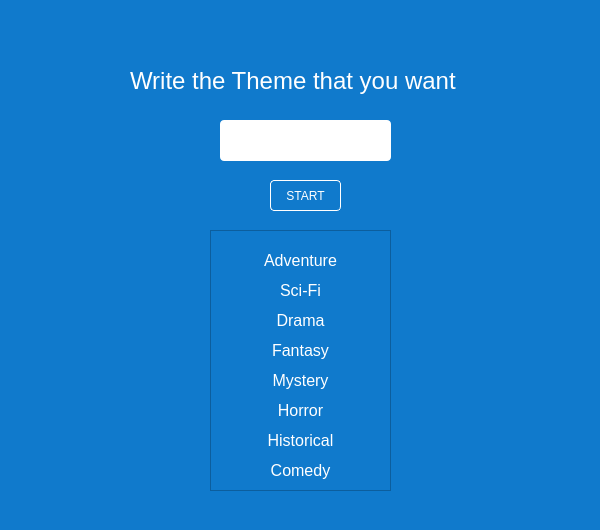
<?xml version="1.0" encoding="UTF-8"?>
<ui version="4.0">
 <class>GenresUI</class>
 <widget class="QWidget" name="GenresUI">
  <property name="geometry">
   <rect>
    <x>0</x>
    <y>0</y>
    <width>600</width>
    <height>530</height>
   </rect>
  </property>
  <property name="windowTitle">
   <string>Genres</string>
  </property>
  <property name="windowIcon">
   <iconset>
    <normaloff>../images/libro.png</normaloff>../images/libro.png</iconset>
  </property>
  <property name="styleSheet">
   <string notr="true">background-color:#107acc;</string>
  </property>
  <widget class="QLabel" name="label">
   <property name="geometry">
    <rect>
     <x>130</x>
     <y>50</y>
     <width>361</width>
     <height>61</height>
    </rect>
   </property>
   <property name="font">
    <font>
     <family>Segoe UI</family>
     <pointsize>18</pointsize>
    </font>
   </property>
   <property name="styleSheet">
    <string notr="true">color:white;</string>
   </property>
   <property name="text">
    <string>Write the Theme that you want</string>
   </property>
  </widget>
  <widget class="QFrame" name="frame">
   <property name="geometry">
    <rect>
     <x>210</x>
     <y>230</y>
     <width>181</width>
     <height>261</height>
    </rect>
   </property>
   <property name="frameShape">
    <enum>QFrame::StyledPanel</enum>
   </property>
   <property name="frameShadow">
    <enum>QFrame::Raised</enum>
   </property>
   <widget class="QLabel" name="label_2">
    <property name="geometry">
     <rect>
      <x>50</x>
      <y>20</y>
      <width>81</width>
      <height>21</height>
     </rect>
    </property>
    <property name="font">
     <font>
      <family>Segoe UI</family>
      <pointsize>12</pointsize>
     </font>
    </property>
    <property name="styleSheet">
     <string notr="true">color:white;</string>
    </property>
    <property name="text">
     <string>Adventure</string>
    </property>
    <property name="alignment">
     <set>Qt::AlignCenter</set>
    </property>
   </widget>
   <widget class="QLabel" name="label_3">
    <property name="geometry">
     <rect>
      <x>50</x>
      <y>50</y>
      <width>81</width>
      <height>21</height>
     </rect>
    </property>
    <property name="font">
     <font>
      <family>Segoe UI</family>
      <pointsize>12</pointsize>
     </font>
    </property>
    <property name="styleSheet">
     <string notr="true">color:white;</string>
    </property>
    <property name="text">
     <string>Sci-Fi</string>
    </property>
    <property name="alignment">
     <set>Qt::AlignCenter</set>
    </property>
   </widget>
   <widget class="QLabel" name="label_4">
    <property name="geometry">
     <rect>
      <x>50</x>
      <y>80</y>
      <width>81</width>
      <height>21</height>
     </rect>
    </property>
    <property name="font">
     <font>
      <family>Segoe UI</family>
      <pointsize>12</pointsize>
     </font>
    </property>
    <property name="styleSheet">
     <string notr="true">color:white;</string>
    </property>
    <property name="text">
     <string>Drama</string>
    </property>
    <property name="alignment">
     <set>Qt::AlignCenter</set>
    </property>
   </widget>
   <widget class="QLabel" name="label_5">
    <property name="geometry">
     <rect>
      <x>50</x>
      <y>110</y>
      <width>81</width>
      <height>21</height>
     </rect>
    </property>
    <property name="font">
     <font>
      <family>Segoe UI</family>
      <pointsize>12</pointsize>
     </font>
    </property>
    <property name="styleSheet">
     <string notr="true">color:white;</string>
    </property>
    <property name="text">
     <string>Fantasy</string>
    </property>
    <property name="alignment">
     <set>Qt::AlignCenter</set>
    </property>
   </widget>
   <widget class="QLabel" name="label_6">
    <property name="geometry">
     <rect>
      <x>50</x>
      <y>140</y>
      <width>81</width>
      <height>21</height>
     </rect>
    </property>
    <property name="font">
     <font>
      <family>Segoe UI</family>
      <pointsize>12</pointsize>
     </font>
    </property>
    <property name="styleSheet">
     <string notr="true">color:white;</string>
    </property>
    <property name="text">
     <string>Mystery</string>
    </property>
    <property name="alignment">
     <set>Qt::AlignCenter</set>
    </property>
   </widget>
   <widget class="QLabel" name="label_7">
    <property name="geometry">
     <rect>
      <x>50</x>
      <y>170</y>
      <width>81</width>
      <height>21</height>
     </rect>
    </property>
    <property name="font">
     <font>
      <family>Segoe UI</family>
      <pointsize>12</pointsize>
     </font>
    </property>
    <property name="styleSheet">
     <string notr="true">color:white;</string>
    </property>
    <property name="text">
     <string>Horror</string>
    </property>
    <property name="alignment">
     <set>Qt::AlignCenter</set>
    </property>
   </widget>
   <widget class="QLabel" name="label_8">
    <property name="geometry">
     <rect>
      <x>50</x>
      <y>200</y>
      <width>81</width>
      <height>21</height>
     </rect>
    </property>
    <property name="font">
     <font>
      <family>Segoe UI</family>
      <pointsize>12</pointsize>
     </font>
    </property>
    <property name="styleSheet">
     <string notr="true">color:white;</string>
    </property>
    <property name="text">
     <string>Historical</string>
    </property>
    <property name="alignment">
     <set>Qt::AlignCenter</set>
    </property>
   </widget>
   <widget class="QLabel" name="label_9">
    <property name="geometry">
     <rect>
      <x>50</x>
      <y>230</y>
      <width>81</width>
      <height>21</height>
     </rect>
    </property>
    <property name="font">
     <font>
      <family>Segoe UI</family>
      <pointsize>12</pointsize>
     </font>
    </property>
    <property name="styleSheet">
     <string notr="true">color:white;</string>
    </property>
    <property name="text">
     <string>Comedy</string>
    </property>
    <property name="alignment">
     <set>Qt::AlignCenter</set>
    </property>
   </widget>
  </widget>
  <widget class="QLineEdit" name="enterGenreLine">
   <property name="geometry">
    <rect>
     <x>220</x>
     <y>120</y>
     <width>171</width>
     <height>41</height>
    </rect>
   </property>
   <property name="font">
    <font>
     <family>Segoe UI</family>
     <pointsize>14</pointsize>
    </font>
   </property>
   <property name="layoutDirection">
    <enum>Qt::RightToLeft</enum>
   </property>
   <property name="styleSheet">
    <string notr="true">background-color:white;
border-radius:4px;</string>
   </property>
   <property name="alignment">
    <set>Qt::AlignRight|Qt::AlignTrailing|Qt::AlignVCenter</set>
   </property>
  </widget>
  <widget class="QPushButton" name="startBtn">
   <property name="geometry">
    <rect>
     <x>270</x>
     <y>180</y>
     <width>71</width>
     <height>31</height>
    </rect>
   </property>
   <property name="font">
    <font>
     <family>Segoe UI</family>
     <pointsize>9</pointsize>
    </font>
   </property>
   <property name="styleSheet">
    <string notr="true">border:1px solid white;
border-radius:4px;
color:white;</string>
   </property>
   <property name="text">
    <string>START</string>
   </property>
  </widget>
  <widget class="QLabel" name="label_10">
   <property name="geometry">
    <rect>
     <x>30</x>
     <y>160</y>
     <width>141</width>
     <height>111</height>
    </rect>
   </property>
   <property name="styleSheet">
    <string notr="true">border-radius:10px;</string>
   </property>
   <property name="text">
    <string/>
   </property>
   <property name="pixmap">
    <pixmap>../images/adventure.jpg</pixmap>
   </property>
   <property name="scaledContents">
    <bool>true</bool>
   </property>
  </widget>
  <widget class="QLabel" name="label_11">
   <property name="geometry">
    <rect>
     <x>30</x>
     <y>310</y>
     <width>141</width>
     <height>111</height>
    </rect>
   </property>
   <property name="text">
    <string/>
   </property>
   <property name="pixmap">
    <pixmap>../images/sci-fi.jpg</pixmap>
   </property>
   <property name="scaledContents">
    <bool>true</bool>
   </property>
  </widget>
  <widget class="QLabel" name="label_12">
   <property name="geometry">
    <rect>
     <x>430</x>
     <y>160</y>
     <width>141</width>
     <height>111</height>
    </rect>
   </property>
   <property name="text">
    <string/>
   </property>
   <property name="pixmap">
    <pixmap>../images/horror.jpg</pixmap>
   </property>
   <property name="scaledContents">
    <bool>true</bool>
   </property>
  </widget>
  <widget class="QLabel" name="label_13">
   <property name="geometry">
    <rect>
     <x>430</x>
     <y>310</y>
     <width>141</width>
     <height>111</height>
    </rect>
   </property>
   <property name="text">
    <string/>
   </property>
   <property name="pixmap">
    <pixmap>../images/romance.jpg</pixmap>
   </property>
   <property name="scaledContents">
    <bool>true</bool>
   </property>
  </widget>
 </widget>
 <resources/>
 <connections/>
</ui>
